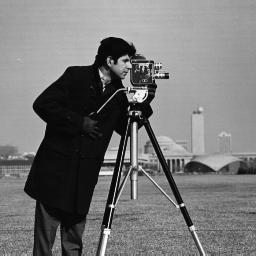
#> input picture Image_Processing/Image_Preprocessing_fundamentals/Q6/Q_4.jpg, 256 x 256 px
$ python assiQ6.py
#> lines starting #> are read from the running program, lines starting #| are printed output that depends on the picture; after the words box and inside, x2 and y2 are one past the last pixel; in counts of white or black regions, pixels touching at a corner belong together
import cv2
import numpy as np
from PIL import Image

img = cv2.imread("Q_4.jpg",0)
#> img is the input picture: shape (256, 256); min 0, max 255, mean 118.7
imgshow = Image.open("Q_4.jpg")
imgshow.show()

img = img.astype(np.uint8)


can_img1 = cv2.Canny(img, 25, 50,apertureSize=3,L2gradient=True)
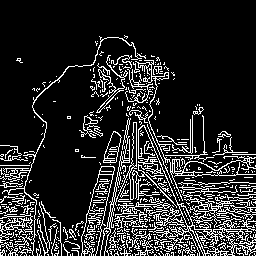
#> can_img1: shape (256, 256); 15.9% white in thin lines or dots, all inside (x1, y1, x2, y2) = (0, 35, 256, 256)
can_img2 = cv2.Canny(img, 50, 100,apertureSize=3,L2gradient=True)
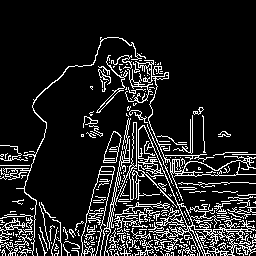
#> can_img2: shape (256, 256); 13.1% white in thin lines or dots, all inside (x1, y1, x2, y2) = (0, 37, 256, 256)
can_img3 = cv2.Canny(img, 100, 200,apertureSize=3,L2gradient=True)
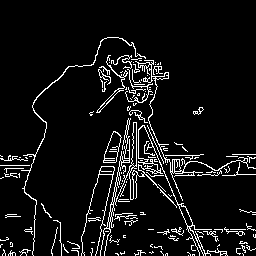
#> can_img3: shape (256, 256); 7.2% white in thin lines or dots, all inside (x1, y1, x2, y2) = (0, 37, 256, 256)
can_img4 = cv2.Canny(img, 1, 25,apertureSize=3,L2gradient=True)
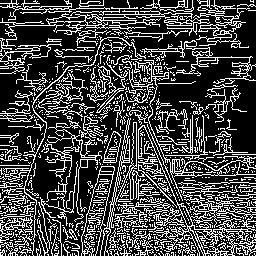
#> can_img4: shape (256, 256); 27.3% white in thin lines or dots
can_img5 = cv2.Canny(img, 100, 200,apertureSize=5,L2gradient=True)
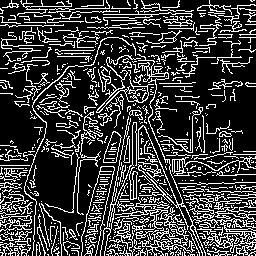
#> can_img5: shape (256, 256); 23.6% white in thin lines or dots
can_img6 = cv2.Canny(img, 100, 200,apertureSize=3)
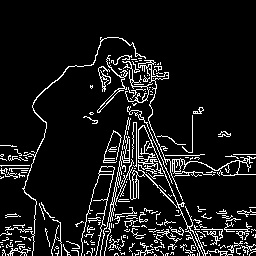
#> can_img6: shape (256, 256); 9.3% white in thin lines or dots, all inside (x1, y1, x2, y2) = (0, 37, 256, 256)


cv2.imwrite("Q6_canny_1.jpg",can_img1)
imgshow = Image.open("Q6_canny_1.jpg")
imgshow.show()

cv2.imwrite("Q6_canny_2.jpg",can_img2)
imgshow = Image.open("Q6_canny_2.jpg")
imgshow.show()

cv2.imwrite("Q6_canny_3.jpg",can_img3)
imgshow = Image.open("Q6_canny_3.jpg")
imgshow.show()

cv2.imwrite("Q6_canny_4.jpg",can_img4)
imgshow = Image.open("Q6_canny_4.jpg")
imgshow.show()

cv2.imwrite("Q6_canny_5.jpg",can_img5)
imgshow = Image.open("Q6_canny_5.jpg")
imgshow.show()

cv2.imwrite("Q6_canny_6.jpg",can_img6)
imgshow = Image.open("Q6_canny_5.jpg")
imgshow.show()
